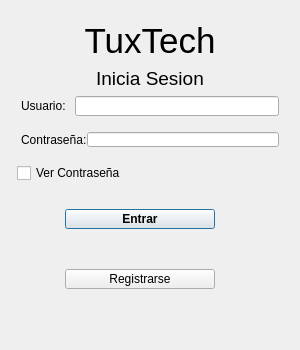
<?xml version="1.0" encoding="UTF-8"?>
<ui version="4.0">
 <class>vtnLogin</class>
 <widget class="QDialog" name="vtnLogin">
  <property name="geometry">
   <rect>
    <x>0</x>
    <y>0</y>
    <width>300</width>
    <height>350</height>
   </rect>
  </property>
  <property name="minimumSize">
   <size>
    <width>250</width>
    <height>300</height>
   </size>
  </property>
  <property name="maximumSize">
   <size>
    <width>300</width>
    <height>350</height>
   </size>
  </property>
  <property name="font">
   <font>
    <family>Segoe UI</family>
   </font>
  </property>
  <property name="windowTitle">
   <string>Login</string>
  </property>
  <property name="styleSheet">
   <string notr="true"/>
  </property>
  <property name="modal">
   <bool>false</bool>
  </property>
  <layout class="QVBoxLayout" name="verticalLayout_2">
   <item>
    <layout class="QVBoxLayout" name="verticalLayout">
     <item>
      <spacer name="verticalSpacer_4">
       <property name="orientation">
        <enum>Qt::Orientation::Vertical</enum>
       </property>
       <property name="sizeType">
        <enum>QSizePolicy::Policy::Fixed</enum>
       </property>
       <property name="sizeHint" stdset="0">
        <size>
         <width>20</width>
         <height>10</height>
        </size>
       </property>
      </spacer>
     </item>
     <item>
      <widget class="QLabel" name="label_3">
       <property name="maximumSize">
        <size>
         <width>350</width>
         <height>50</height>
        </size>
       </property>
       <property name="font">
        <font>
         <family>Segoe UI</family>
         <pointsize>26</pointsize>
        </font>
       </property>
       <property name="layoutDirection">
        <enum>Qt::LayoutDirection::RightToLeft</enum>
       </property>
       <property name="text">
        <string>TuxTech</string>
       </property>
       <property name="textFormat">
        <enum>Qt::TextFormat::AutoText</enum>
       </property>
       <property name="alignment">
        <set>Qt::AlignmentFlag::AlignCenter</set>
       </property>
      </widget>
     </item>
     <item>
      <widget class="QLabel" name="label_4">
       <property name="font">
        <font>
         <family>Arial</family>
         <pointsize>14</pointsize>
        </font>
       </property>
       <property name="layoutDirection">
        <enum>Qt::LayoutDirection::LeftToRight</enum>
       </property>
       <property name="text">
        <string>Inicia Sesion</string>
       </property>
       <property name="alignment">
        <set>Qt::AlignmentFlag::AlignCenter</set>
       </property>
      </widget>
     </item>
     <item>
      <layout class="QHBoxLayout" name="horizontalLayout">
       <property name="leftMargin">
        <number>10</number>
       </property>
       <property name="rightMargin">
        <number>10</number>
       </property>
       <item>
        <widget class="QLabel" name="label">
         <property name="maximumSize">
          <size>
           <width>290</width>
           <height>20</height>
          </size>
         </property>
         <property name="font">
          <font>
           <family>Segoe UI</family>
          </font>
         </property>
         <property name="text">
          <string>Usuario: </string>
         </property>
         <property name="alignment">
          <set>Qt::AlignmentFlag::AlignLeading|Qt::AlignmentFlag::AlignLeft|Qt::AlignmentFlag::AlignVCenter</set>
         </property>
        </widget>
       </item>
       <item>
        <widget class="QLineEdit" name="txtUser">
         <property name="minimumSize">
          <size>
           <width>50</width>
           <height>0</height>
          </size>
         </property>
         <property name="maximumSize">
          <size>
           <width>290</width>
           <height>20</height>
          </size>
         </property>
        </widget>
       </item>
      </layout>
     </item>
     <item>
      <spacer name="verticalSpacer_2">
       <property name="orientation">
        <enum>Qt::Orientation::Vertical</enum>
       </property>
       <property name="sizeType">
        <enum>QSizePolicy::Policy::Fixed</enum>
       </property>
       <property name="sizeHint" stdset="0">
        <size>
         <width>20</width>
         <height>10</height>
        </size>
       </property>
      </spacer>
     </item>
     <item>
      <layout class="QHBoxLayout" name="horizontalLayout_2" stretch="0,0">
       <property name="spacing">
        <number>0</number>
       </property>
       <property name="sizeConstraint">
        <enum>QLayout::SizeConstraint::SetDefaultConstraint</enum>
       </property>
       <property name="leftMargin">
        <number>10</number>
       </property>
       <property name="topMargin">
        <number>0</number>
       </property>
       <property name="rightMargin">
        <number>10</number>
       </property>
       <property name="bottomMargin">
        <number>0</number>
       </property>
       <item>
        <widget class="QLabel" name="label_2">
         <property name="maximumSize">
          <size>
           <width>290</width>
           <height>20</height>
          </size>
         </property>
         <property name="font">
          <font>
           <family>Segoe UI</family>
          </font>
         </property>
         <property name="text">
          <string>Contraseña:</string>
         </property>
         <property name="alignment">
          <set>Qt::AlignmentFlag::AlignBottom|Qt::AlignmentFlag::AlignLeading|Qt::AlignmentFlag::AlignLeft</set>
         </property>
        </widget>
       </item>
       <item>
        <widget class="QLineEdit" name="txtPassword">
         <property name="minimumSize">
          <size>
           <width>20</width>
           <height>0</height>
          </size>
         </property>
         <property name="maximumSize">
          <size>
           <width>290</width>
           <height>15</height>
          </size>
         </property>
         <property name="layoutDirection">
          <enum>Qt::LayoutDirection::RightToLeft</enum>
         </property>
         <property name="echoMode">
          <enum>QLineEdit::EchoMode::Password</enum>
         </property>
        </widget>
       </item>
      </layout>
     </item>
     <item>
      <spacer name="verticalSpacer_3">
       <property name="orientation">
        <enum>Qt::Orientation::Vertical</enum>
       </property>
       <property name="sizeType">
        <enum>QSizePolicy::Policy::Fixed</enum>
       </property>
       <property name="sizeHint" stdset="0">
        <size>
         <width>20</width>
         <height>10</height>
        </size>
       </property>
      </spacer>
     </item>
     <item>
      <layout class="QHBoxLayout" name="horizontalLayout_3">
       <property name="leftMargin">
        <number>6</number>
       </property>
       <item>
        <widget class="QCheckBox" name="chbVerPassword">
         <property name="text">
          <string>Ver Contraseña</string>
         </property>
         <property name="checked">
          <bool>false</bool>
         </property>
         <property name="tristate">
          <bool>false</bool>
         </property>
        </widget>
       </item>
      </layout>
     </item>
     <item>
      <layout class="QVBoxLayout" name="verticalLayout_3">
       <property name="leftMargin">
        <number>0</number>
       </property>
       <property name="topMargin">
        <number>20</number>
       </property>
       <property name="rightMargin">
        <number>20</number>
       </property>
       <property name="bottomMargin">
        <number>50</number>
       </property>
       <item alignment="Qt::AlignmentFlag::AlignHCenter">
        <widget class="QPushButton" name="btnEntrar">
         <property name="minimumSize">
          <size>
           <width>150</width>
           <height>20</height>
          </size>
         </property>
         <property name="maximumSize">
          <size>
           <width>175</width>
           <height>30</height>
          </size>
         </property>
         <property name="font">
          <font>
           <family>Segoe UI</family>
           <bold>true</bold>
          </font>
         </property>
         <property name="contextMenuPolicy">
          <enum>Qt::ContextMenuPolicy::DefaultContextMenu</enum>
         </property>
         <property name="layoutDirection">
          <enum>Qt::LayoutDirection::LeftToRight</enum>
         </property>
         <property name="text">
          <string>Entrar</string>
         </property>
         <property name="icon">
          <iconset>
           <normaloff>:/iconos/enter.svg</normaloff>:/iconos/enter.svg</iconset>
         </property>
        </widget>
       </item>
       <item>
        <spacer name="verticalSpacer">
         <property name="orientation">
          <enum>Qt::Orientation::Vertical</enum>
         </property>
         <property name="sizeType">
          <enum>QSizePolicy::Policy::Fixed</enum>
         </property>
         <property name="sizeHint" stdset="0">
          <size>
           <width>20</width>
           <height>50</height>
          </size>
         </property>
        </spacer>
       </item>
       <item alignment="Qt::AlignmentFlag::AlignHCenter">
        <widget class="QPushButton" name="btnRegistrar">
         <property name="minimumSize">
          <size>
           <width>150</width>
           <height>20</height>
          </size>
         </property>
         <property name="maximumSize">
          <size>
           <width>175</width>
           <height>30</height>
          </size>
         </property>
         <property name="font">
          <font>
           <family>Segoe UI</family>
          </font>
         </property>
         <property name="text">
          <string>Registrarse</string>
         </property>
         <property name="icon">
          <iconset>
           <normaloff>:/iconos/add.svg</normaloff>:/iconos/add.svg</iconset>
         </property>
        </widget>
       </item>
      </layout>
     </item>
    </layout>
   </item>
  </layout>
 </widget>
 <resources/>
 <connections/>
</ui>
